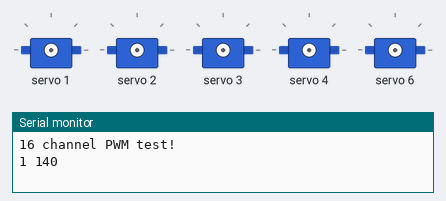
A sketch run on a simulated Arduino Uno, built with avr-gcc and run on an emulated ATmega328P. On the bench: 5 × servo, the last lines printed to the serial monitor.

Above: at 0.1 s.
At 19.1 s:
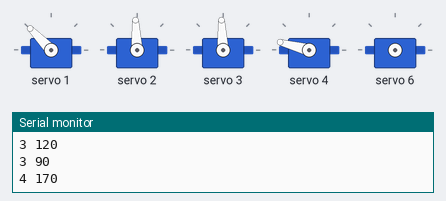
At 37.1 s:
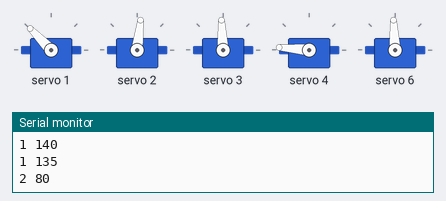
Timing chart, 0 to 38.6 s (numbered marks = the images above):
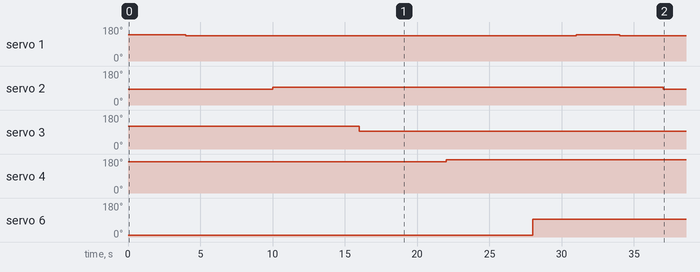

The sketch:

servo_driver.ino
```cpp
/*
Edit by T.Rawin Chaisittiporn (T. S)
for use with servo motor driver and arduino
*/

#include <Wire.h>
#include <Adafruit_PWMServoDriver.h>

 #define MIN_PULSE_WIDTH       650
#define MAX_PULSE_WIDTH       2350
#define DEFAULT_PULSE_WIDTH   1500
#define FREQUENCY             50

// called this way, it uses the default address 0x40
Adafruit_PWMServoDriver pwm = Adafruit_PWMServoDriver();

void setup() {
  Serial.begin(9600);
  Serial.println("16 channel PWM test!");
  pwm.begin();
  pwm.setPWMFreq(FREQUENCY);  // This is the maximum PWM frequency  1600

  // save I2C bitrate
  //uint8_t twbrbackup = TWBR;
  // must be changed after calling Wire.begin() (inside pwm.begin())
  //TWBR = 12; // upgrade to 400KHz!

}

int pulseWidth(int angle)
{
  int pulse_wide, analog_value;
  pulse_wide   = map(angle, 0, 180, MIN_PULSE_WIDTH, MAX_PULSE_WIDTH);
  analog_value = int(float(pulse_wide) / 1000000 * FREQUENCY * 4096);
  //Serial.println(analog_value);
  return analog_value;
}

void loop() {
  Serial.println("1 140");
  delay(1000);
  pwm.setPWM(1, 0, pulseWidth(140));
  delay(2000);

  Serial.println("1 135");
  delay(1000);
  pwm.setPWM(1, 0, pulseWidth(135));
  delay(2000);


  Serial.println("2 80");
  delay(1000);
  pwm.setPWM(2, 0, pulseWidth(80));
  delay(2000);

  Serial.println("2 90");
  delay(1000);
  pwm.setPWM(2, 0, pulseWidth(90));
  delay(2000);


 Serial.println("3 120");
  delay(1000);
  pwm.setPWM(3, 0, pulseWidth(120));
  delay(2000);

  Serial.println("3 90");
  delay(1000);
  pwm.setPWM(3, 0, pulseWidth(90));
  delay(2000);

 Serial.println("4 170");
  delay(1000);
  pwm.setPWM(4, 0, pulseWidth(170));
  delay(2000);

  Serial.println("4 180");
  delay(1000);
  pwm.setPWM(4, 0, pulseWidth(180));
  delay(2000);

  Serial.println("6 0");
  delay(1000);
  pwm.setPWM(6, 0, pulseWidth(0));
  delay(2000);

  Serial.println("6 90");
  delay(1000);
  pwm.setPWM(6, 0, pulseWidth(90));
  delay(2000);

}
```

Measured:
- by itself, servo 1: 138° → 134° at 4.0 s, → 138° 27.0 s later, → 134° 3.0 s later
- by itself, servo 2: 83° → 93° at 10.0 s, → 83° 27.0 s later
- by itself, servo 3: 120° → 93° at 16.0 s
- by itself, servo 4: 165° → 175° at 22.0 s
- by itself, servo 6: 10° → 93° at 28.0 s
